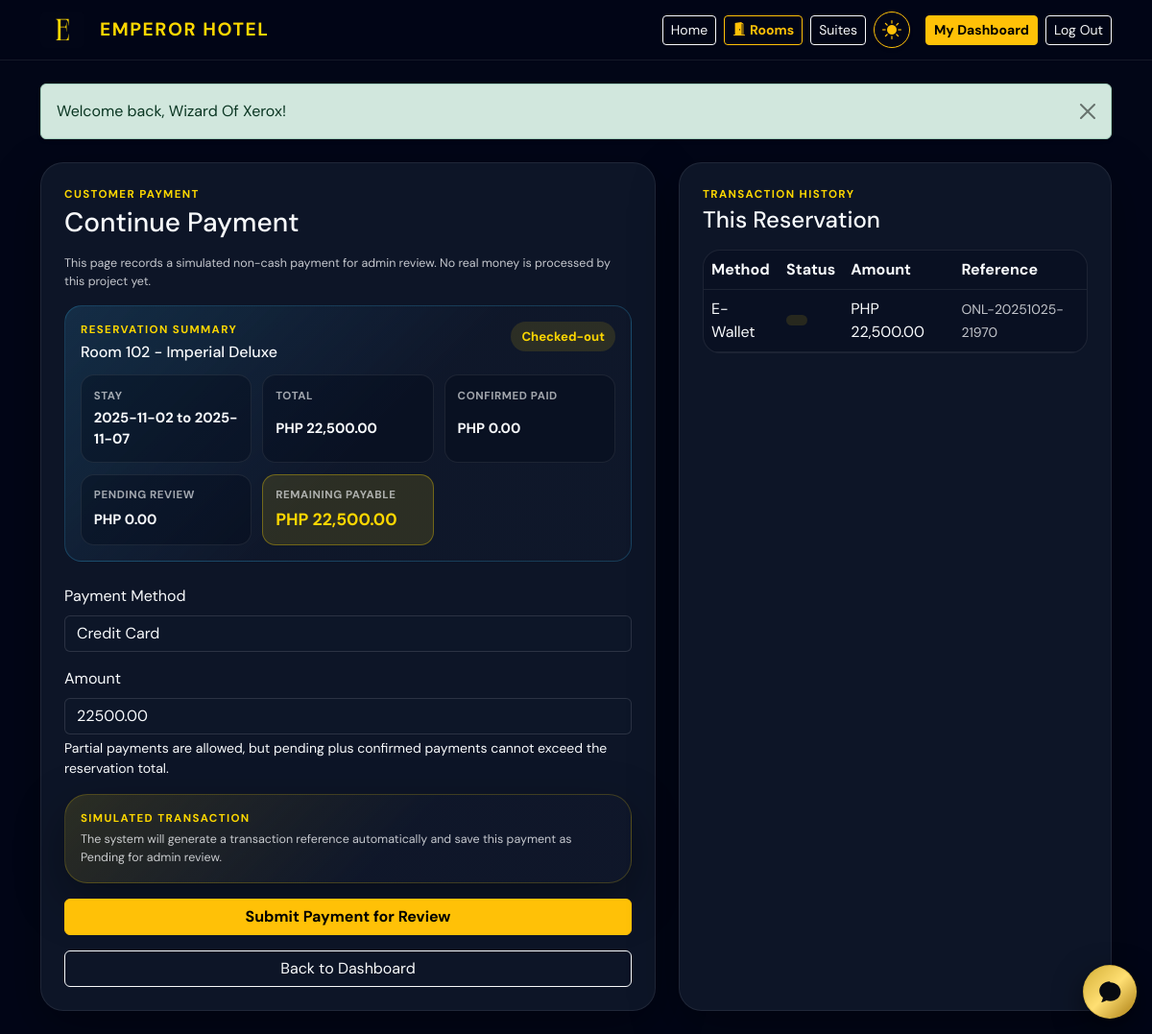
/public/user/payment.php?reservation_id=2 (signed in), run on the app's committed database.
### tables this page shows
CREATE TABLE IF NOT EXISTS reservations (
    reservation_id INT AUTO_INCREMENT PRIMARY KEY,
    user_id INT NULL,
    guest_id INT NOT NULL,
    room_id INT NOT NULL,
    check_in DATE NOT NULL,
    check_out DATE NOT NULL,
    total_amount DECIMAL(10,2) NOT NULL DEFAULT 0.00,
    status ENUM('Pending', 'Confirmed', 'Checked-in', 'Checked-out', 'Cancelled', 'Conflict') NOT NULL DEFAULT 'Pending',
    created_at TIMESTAMP DEFAULT CURRENT_TIMESTAMP,
    FOREIGN KEY (user_id) REFERENCES users(user_id) ON DELETE SET NULL,
    FOREIGN KEY (guest_id) REFERENCES guests(guest_id) ON DELETE CASCADE,
    FOREIGN KEY (room_id) REFERENCES rooms(room_id) ON DELETE RESTRICT
);

CREATE TABLE IF NOT EXISTS rooms (
    room_id INT AUTO_INCREMENT PRIMARY KEY,
    room_number VARCHAR(10) NOT NULL UNIQUE,
    room_type ENUM('Imperial Deluxe', 'Royal Executive', 'Emperor Presidential') NOT NULL,
    floor INT NOT NULL,
    price_per_night DECIMAL(10,2) NOT NULL,
    bed_type VARCHAR(50) DEFAULT 'King Bed',
    max_capacity INT NOT NULL DEFAULT 2,
    view_type VARCHAR(100) DEFAULT 'City View',
    status ENUM('Available', 'Reserved', 'Occupied', 'Cleaning', 'Maintenance') NOT NULL DEFAULT 'Available',
    created_at TIMESTAMP DEFAULT CURRENT_TIMESTAMP
);

CREATE TABLE IF NOT EXISTS payments (
    payment_id INT AUTO_INCREMENT PRIMARY KEY,
    reservation_id INT NOT NULL,
    amount DECIMAL(10,2) NOT NULL,
    payment_method ENUM('Cash', 'Credit Card', 'Debit Card', 'Bank Transfer', 'E-Wallet', 'Other') NOT NULL DEFAULT 'Cash',
    payment_status ENUM('Pending', 'Confirmed', 'Paid', 'Failed', 'Refunded') NOT NULL DEFAULT 'Pending',
    transaction_reference VARCHAR(100) DEFAULT NULL,
    payment_date TIMESTAMP DEFAULT CURRENT_TIMESTAMP,
    FOREIGN KEY (reservation_id) REFERENCES reservations(reservation_id) ON DELETE CASCADE
);

### public/includes/bootstrap.php (called while the page is built, shortened)
<?php
require_once APP_ROOT . '/app/helpers/auth.php';
spl_autoload_register(static function (string $className): void {
    $modelPath = APP_ROOT . '/app/models/' . $className . '.php';
});

### app/models/Reservation.php (called while the page is built, shortened)
<?php
class Reservation
{
    public function find(int $reservationId): ?array
    {
        $statement = $this->db->prepare(
            "SELECT r.*, g.first_name, g.last_name, g.email AS guest_email, g.phone,
                    rm.room_number, rm.room_type
             FROM reservations r
             INNER JOIN guests g ON g.guest_id = r.guest_id
             INNER JOIN rooms rm ON rm.room_id = r.room_id
             WHERE r.reservation_id = :reservation_id
             LIMIT 1"
        );
        $statement->execute(['reservation_id' => $reservationId]);
        $reservation = $statement->fetch();
        return $reservation ?: null;
    }
}

### app/helpers/auth.php (called while the page is built, shortened)
<?php
function e(string|null|int|float $value): string
{
    return htmlspecialchars((string) $value, ENT_QUOTES, 'UTF-8');
}
function formatMoney(float $amount): string
{
    return 'PHP ' . number_format($amount, 2);
}

### app/models/Payment.php (called while the page is built, shortened)
<?php
class Payment
{
    public static function methods(): array
    {
        return self::PAYMENT_METHODS;
    }
    public function forReservation(int $reservationId): array
    {
        $this->assertReservationExists($reservationId);
        $statement = $this->db->prepare(
            'SELECT *
             FROM payments
             WHERE reservation_id = :reservation_id
             ORDER BY payment_date DESC'
        );
        $statement->execute(['reservation_id' => $reservationId]);
        return $statement->fetchAll();
    }
    public function totalsForReservation(int $reservationId, ?int $excludePaymentId = null): array
    {
        $this->assertReservationExists($reservationId);
        $reservationStatement = $this->db->prepare('SELECT total_amount FROM reservations WHERE reservation_id = :reservation_id');
        $reservationStatement->execute(['reservation_id' => $reservationId]);
        $reservationTotal = (float) $reservationStatement->fetchColumn();
        $sql = "SELECT
                    COALESCE(SUM(amount), 0) AS logged_amount,
                    COALESCE(SUM(CASE WHEN payment_status IN ('Confirmed', 'Paid') THEN amount ELSE 0 END), 0) AS confirmed_amount,
                    COALESCE(SUM(CASE WHEN payment_status = 'Pending' THEN amount ELSE 0 END), 0) AS pending_amount
                FROM payments
                WHERE reservation_id = :reservation_id";
        $params = ['reservation_id' => $reservationId];
        $statement = $this->db->prepare($sql);
        $statement->execute($params);
        $row = $statement->fetch() ?: [];
        $confirmedAmount = (float) ($row['confirmed_amount'] ?? 0);
        $pendingAmount = (float) ($row['pending_amount'] ?? 0);
        return [
            'reservation_total' => $reservationTotal,
            'logged_amount' => (float) ($row['logged_amount'] ?? 0),
            'confirmed_amount' => $confirmedAmount,
            'pending_amount' => $pendingAmount,
            'balance_due' => max(0, $reservationTotal - $confirmedAmount),
            'active_balance_due' => max(0, $reservationTotal - $confirmedAmount - $pendingAmount),
        ];
    }
    private function assertReservationExists(int $reservationId): void
    {
        $statement = $this->db->prepare('SELECT COUNT(*) FROM reservations WHERE reservation_id = :reservation_id');
        $statement->execute(['reservation_id' => $reservationId]);
    }
}

### public/user/payment.php (the view, shortened to what this page needs)
<?php
require_once __DIR__ . '/../includes/bootstrap.php';
require_once __DIR__ . '/../includes/layout.php';
$db = Database::connect();
$reservationModel = new Reservation($db);
$paymentModel = new Payment($db);
$reservationId = (int) ($_GET['reservation_id'] ?? ($_POST['reservation_id'] ?? 0));
$nonCashMethods = array_values(array_filter(
    Payment::methods(),
    static fn (string $method): bool => $method !== 'Cash'
));
$selectedPaymentMethod = (string) ($_GET['payment_method'] ?? ($_POST['payment_method'] ?? 'Online Payment'));
if (!in_array($selectedPaymentMethod, $nonCashMethods, true)) {
    $selectedPaymentMethod = 'Online Payment';
}
$reservation = $reservationModel->find($reservationId);
$totals = $paymentModel->totalsForReservation($reservationId);
$payments = $paymentModel->forReservation($reservationId);
$activeBalanceDue = (float) $totals['active_balance_due'];
?>
<section class="payment-page row g-4 justify-content-center">
    <div class="col-xl-7">
        <div class="panel-card p-4">
            <p class="eyebrow mb-1">Customer Payment</p>
            <h1 class="h3 mb-3">Continue Payment</h1>
            <p class="muted-copy">This page records a simulated non-cash payment for admin review. No real money is processed by this project yet.</p>
            <div class="cost-tracker mb-4">
                <div class="cost-tracker__head">
                    <div>
                        <p class="eyebrow mb-1">Reservation Summary</p>
                        <h4 class="mb-0">Room <?php echo e($reservation['room_number']); ?> - <?php echo e($reservation['room_type']); ?></h4>
                    </div>
                    <span class="badge-soft"><?php echo e($reservation['status']); ?></span>
                </div>
                <div class="cost-tracker__grid">
                    <div><span>Stay</span><strong><?php echo e($reservation['check_in']); ?> to <?php echo e($reservation['check_out']); ?></strong></div>
                    <div><span>Total</span><strong><?php echo e(formatMoney((float) $totals['reservation_total'])); ?></strong></div>
                    <div><span>Confirmed paid</span><strong><?php echo e(formatMoney((float) $totals['confirmed_amount'])); ?></strong></div>
                    <div><span>Pending review</span><strong><?php echo e(formatMoney((float) $totals['pending_amount'])); ?></strong></div>
                    <div class="cost-tracker__total"><span>Remaining payable</span><strong><?php echo e(formatMoney($activeBalanceDue)); ?></strong></div>
                </div>
            </div>
            <?php if ($activeBalanceDue <= 0.01): ?>
                <div class="alert alert-warning mb-4">This reservation already has no remaining payable balance because confirmed and pending payments cover the total.</div>
                <a class="btn btn-outline-light" href="dashboard.php">Back to Dashboard</a>
            <?php else: ?>
                <form method="post" class="d-grid gap-3">
                    <div>
                        <label class="form-label" for="payment_method">Payment Method</label>
                        <select class="form-select" id="payment_method" name="payment_method">
                            <?php foreach ($nonCashMethods as $method): ?>
                                <option value="<?php echo e($method); ?>" <?php echo $selectedPaymentMethod === $method ? 'selected' : ''; ?>><?php echo e($method); ?></option>
                            <?php endforeach; ?>
                        </select>
                    </div>
                    <div>
                        <label class="form-label" for="amount">Amount</label>
                        <input class="form-control" id="amount" name="amount" type="number" min="0.01" max="<?php echo e(number_format($activeBalanceDue, 2, '.', '')); ?>" step="0.01" value="<?php echo e(number_format($activeBalanceDue, 2, '.', '')); ?>" required>
                        <div class="form-text">Partial payments are allowed, but pending plus confirmed payments cannot exceed the reservation total.</div>
                    </div>
                    <div class="payment-page__simulation-note panel-card p-3">
                        <p class="eyebrow mb-1">Simulated Transaction</p>
                        <p class="muted-copy small mb-0">The system will generate a transaction reference automatically and save this payment as Pending for admin review.</p>
                    </div>
                    <button class="btn btn-warning fw-semibold" type="submit">Submit Payment for Review</button>
                    <a class="btn btn-outline-light" href="dashboard.php">Back to Dashboard</a>
                </form>
            <?php endif; ?>
        </div>
    </div>
    <div class="col-xl-5">
        <div class="payment-page__history panel-card p-4 h-100">
            <p class="eyebrow mb-1">Transaction History</p>
            <h2 class="h4 mb-3">This Reservation</h2>
            <div class="table-responsive">
                <table class="table table-dark-soft align-middle mb-0">
                    <thead>
                        <tr>
                            <th>Method</th>
                            <th>Status</th>
                            <th>Amount</th>
                            <th>Reference</th>
                        </tr>
                    </thead>
                    <tbody>
                        <?php foreach ($payments as $payment): ?>
                            <tr>
                                <td><?php echo e($payment['payment_method']); ?></td>
                                <td><span class="badge-soft"><?php echo e($payment['payment_status']); ?></span></td>
                                <td><?php echo e(formatMoney((float) $payment['amount'])); ?></td>
                                <td><small class="text-light-emphasis"><?php echo e($payment['transaction_reference']); ?></small></td>
                            </tr>
                        <?php endforeach; ?>
                    </tbody>
                </table>
            </div>
        </div>
    </div>
</section>

### public/assets/css/app.css (style rules this page uses)
* { scrollbar-width: thin; scrollbar-color: rgba(253, 215, 0, 0.35) #020617; }
body { margin: 0; color: #f8fafc; background: #020617; font-family: 'DM Sans', sans-serif; }
a { text-decoration: none; }
.content-card, .panel-card { border: 1px solid rgba(248, 250, 252, 0.08); border-radius: 24px; background: rgba(15, 23, 42, 0.92); box-shadow: 0 18px 50px rgba(0, 0, 0, 0.35); }
.eyebrow { color: #fdd700; font-size: 0.72rem; font-weight: 700; letter-spacing: 0.12em; text-transform: uppercase; }
.muted-copy { color: rgba(248, 250, 252, 0.78) !important; font-size: 0.78rem; }
.text-muted, .text-secondary, .text-light-emphasis, .text-muted-emphasis, .small.text-muted, td.text-muted, small.text-muted, div.text-muted, span.text-muted, p.text-muted, td.small.text-muted { color: rgba(248, 250, 252, 0.78) !important; }
.table-dark-soft { --bs-table-bg: transparent; --bs-table-color: #f8fafc; --bs-table-border-color: rgba(248, 250, 252, 0.08); }
.form-label, .form-text, .table, .table th, .table td { color: #f8fafc; }
.form-control, .form-select { color: #f8fafc; border-color: rgba(248, 250, 252, 0.12); background: rgba(15, 23, 42, 0.85); }
.form-control::placeholder, textarea::placeholder, input::placeholder { color: rgba(226, 232, 240, 0.65) !important; opacity: 1 !important; }
.table-responsive { border-radius: 18px; }
.badge-soft { display: inline-flex; padding: 0.35rem 0.7rem; border-radius: 999px; background: rgba(253, 215, 0, 0.12); color: #fdd700; font-size: 0.82rem; font-weight: 700; }
.cost-tracker { display: grid; gap: 0.9rem; padding: 1rem; border: 1px solid rgba(56, 189, 248, 0.22); border-radius: 18px; background: linear-gradient(135deg, rgba(56, 189, 248, 0.14), rgba(15, 23, 42, 0.92) 55%), rgba(15, 23, 42, 0.9); }
.cost-tracker__head { display: flex; align-items: flex-start; justify-content: space-between; gap: 1rem; }
.cost-tracker__head h4 { color: #f8fafc; font-size: 1rem; }
.cost-tracker__grid { display: grid; grid-template-columns: repeat(auto-fit, minmax(150px, 1fr)); gap: 0.7rem; }
.cost-tracker__grid > div { display: grid; gap: 0.2rem; padding: 0.8rem; border: 1px solid rgba(248, 250, 252, 0.08); border-radius: 14px; background: rgba(2, 6, 23, 0.34); }
.cost-tracker__grid span { color: rgba(248, 250, 252, 0.64); font-size: 0.72rem; font-weight: 800; letter-spacing: 0.05em; text-transform: uppercase; }
.cost-tracker__grid strong { color: #f8fafc; font-size: 0.92rem; }
.cost-tracker__grid .cost-tracker__total { border-color: rgba(253, 215, 0, 0.34); background: rgba(253, 215, 0, 0.12); }
.cost-tracker__total strong { color: #fdd700; font-size: 1.1rem; }

### public/assets/css/user/payment.css (style rules this page uses)
.payment-page .cost-tracker { margin-bottom: 1.5rem; }
.payment-page__simulation-note { border-color: rgba(253, 215, 0, 0.2); background: linear-gradient(135deg, rgba(253, 215, 0, 0.12), rgba(15, 23, 42, 0.94) 58%), rgba(15, 23, 42, 0.94); }
.payment-page__history .table-responsive { border: 1px solid rgba(248, 250, 252, 0.08); border-radius: 18px; background: rgba(2, 6, 23, 0.24); }
.payment-page__history small { overflow-wrap: anywhere; }

### data on the page
reservations: room.room_number "102", room.room_type "Imperial Deluxe", status "Checked-out", check_in "2025-11-02", check_out "2025-11-07"
payments: payment_method "E-Wallet", amount "PHP 22,500.00", transaction_reference "ONL-20251025-21970"

### other printed values
$message['message'] "Welcome back, Wizard Of Xerox!"
formatMoney((float) $totals['reservation_total']) "PHP 22,500.00"
formatMoney((float) $totals['confirmed_amount']) "PHP 0.00"
formatMoney((float) $totals['pending_amount']) "PHP 0.00"
formatMoney($activeBalanceDue) "PHP 22,500.00"
form field payment_method "Credit Card"
